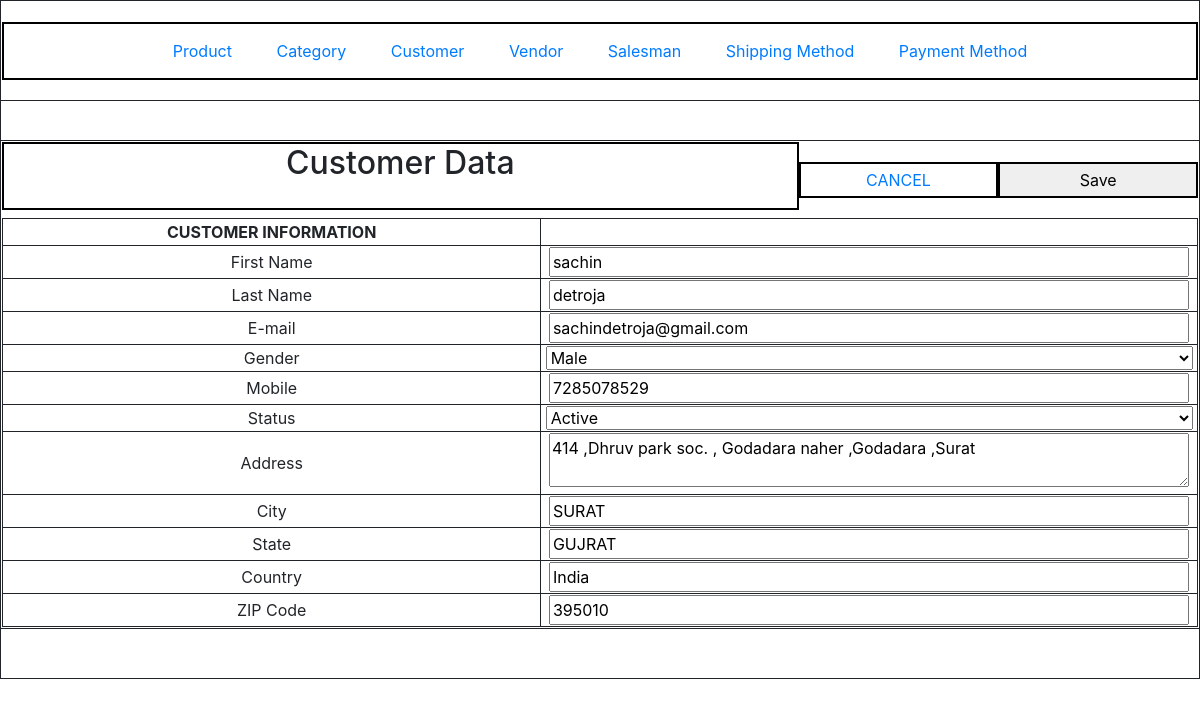
/index.php?c=customer&a=edit&customer_id=59, run on the app's committed database.
### tables this page shows
CREATE TABLE `customer` (
  `customer_id` int(11) NOT NULL,
  `first_name` varchar(10) NOT NULL,
  `last_name` varchar(10) NOT NULL,
  `email` varchar(25) NOT NULL,
  `mobile` varchar(15) NOT NULL,
  `gender` enum('male','female') NOT NULL,
  `status` tinyint(4) NOT NULL,
  `created_at` datetime DEFAULT NULL,
  `updated_at` datetime DEFAULT NULL
);

CREATE TABLE `customer_address` (
  `address_id` int(11) NOT NULL,
  `customer_address_id` int(11) DEFAULT NULL,
  `address` text NOT NULL,
  `city` varchar(10) NOT NULL,
  `state` varchar(10) NOT NULL,
  `country` varchar(10) NOT NULL,
  `zip_code` int(11) NOT NULL
);

### Block/Core/Templates.php (called while the page is built, shortened)
<?php
class Block_Core_Templates extends Model_Core_View
{
	protected $children = [];
	public function getChildren()
	{
		return $this->children;
	}
	public function addChild($key,$children)
	{
		$this->children[$key] = $children;
		return $this;
	}
}

### Model/Core/View.php (called while the page is built, shortened)
<?php
class Model_Core_View
{
	protected $template = null;
	protected $data = [];
	public function setData($data)
	{
		$this->data = $data;
		return $this;
	}
	public function getData($key)
	{
		return $this->data[$key];
	}
	public function setTemplate($template)
	{
		$this->template = $template;
		return $this;
	}
	public function getTemplate()
	{
		return $this->template;
	}
	public function render()
	{
		require_once 'View'.DS.$this->getTemplate();
	}
	public function getUrl($action = null,$controller = null,$params=null,$resetParam = false)
	{
		return Ccc::getModel('Core_Url')->getUrl($action,$controller,$params,$resetParam);
	}
}
?>

### Controller/Customer.php (called while the page is built, shortened)
<?php
class Controller_Customer extends Controller_Core_Action
{
	public function editAction()
	{
		try {
			if (!($customerId = $this->getRequest()->getParams('customer_id'))) {
				$this->errorAction('Invalid request!!!');
			}
			if (!($customer = Ccc::getModel('Customer')->load($customerId)) || !($address = Ccc::getModel('Customer_Address')->load($customerId,'customer_address_id'))) {
				$this->errorAction('Data not found!!!');
			}
			$layout = $this->getLayout();
			$edit = $layout->creatBlock('Customer_Edit');
			$edit->setData(['customer'=>$customer,'address'=>$address]);
			$layout->getChild('content')->addChild('grid',$edit);
			$layout->render();
		} catch (Exception $e) {
			$this->getMessage()->addMessage($e->getMessage(),Model_Core_Message::FAILURE);
			$this->redirect('grid',null,[],true);
		}
	}
}
?>

### index.php (called while the page is built, shortened)
<?php
class Ccc
{
	public static function init()
	{
		$front = new Controller_Core_Front();
		$front->init();
	}
	public static function getModel($className)
	{
		return new $className();
	}
}
Ccc::init();
?>

### Model/Core/Table.php (called while the page is built, shortened)
<?php
class Model_Core_Table
{
	protected $data = [];
	public function __get($key)
	{
		if (array_key_exists($key,$this->data)) {
			return $this->data[$key];
		}
		return null;
	}
	public function getResource()
	{
		$resource = Ccc::getModel($this->resourceClass);
		return $resource;
	}
	public function setData(array $data)
	{
		$this->data = array_merge($this->data,$data);
		return $this;
	}
	public function load($id,$column=null)
	{
		$data = $this->getResource()->load($id,$column);
		return $this;
	}
}
?>

### Model/Core/Adapter.php (called while the page is built, shortened)
<?php
class Model_Core_Adapter
{
	public $serverName = 'localhost';
	public $userName = 'root';
	public $passWord = '';
	public $dbName = 'newmvc-udaykumar';
	public function connect()
	{
		$connect = mysqli_connect($this->serverName,$this->userName,$this->passWord,$this->dbName);
		return $connect;
	}
	public function fetchRow($query)
	{
		$connect = $this->connect();
		$result = $connect->query($query);
		return $result->fetch_assoc();
	}
}
?>

### Model/Core/Table/Resource.php (called while the page is built, shortened)
<?php
class Model_Core_Table_Resource
{
	public function getTableName()
	{
		return $this->tableName;
	}
	public function getPrimaryKey()
	{
		return $this->primaryKey;
	}
	public function getAdapter()
	{
		$adapter = new Model_Core_Adapter();
		return $adapter;
	}
	public function load($id,$column = null)
	{
		$adapter = $this->getAdapter();
		if (!$column) {
			$column = $this->getPrimaryKey();
		}
		$query = 'SELECT * FROM `'.$this->getTableName().'` WHERE `'.$column.'` = "'.$id.'"';
		$result = $adapter->fetchRow($query);
		return $result;
	}
}
?>

### Model/Core/Url.php (called while the page is built, shortened)
<?php
class Model_Core_Url
{
	public function getUrl($action=null,$controller=null,$params=null,$resetParam=false)
	{
		$request = new Model_Core_Request();
		$queryStringArray = [];
		if (!$resetParam) {
			$queryStringArray = $request->getParams();
		}
		if($controller){
			$queryStringArray['c'] = $controller;
		}else{
			$queryStringArray['c'] = $request->getControllerName();
		}
		if($action){
			$queryStringArray['a'] = $action;
		}else{
			$queryStringArray['a'] = $request->getActionName();
		}
		if ($params) {
			$queryStringArray = array_merge($queryStringArray,$params);
		}
		$url = $_SERVER['REQUEST_SCHEME'].'://'.$_SERVER['HTTP_HOST'].trim($_SERVER['REQUEST_URI'],$_SERVER['QUERY_STRING']).http_build_query($queryStringArray);
		return $url;
	}
}
?>

### Model/Core/Request.php (called while the page is built, shortened)
<?php
class Model_Core_Request
{
	public function getParams($key = NULL, $value = NULL)
	{
		if ($key == NULL)
		{
			return $_GET;
		}
		if (array_key_exists($key, $_GET))
		{
			return $_GET[$key];
		}
		return $value;
	}
	public function getControllerName()
	{
		return $this->getParams('c','product');
	}
}
?>

### Model/Customer/Resource.php (called while the page is built, shortened)
<?php
class Model_Customer_Resource extends Model_Core_Table_Resource
{
    public function getStatusOptions()
    {
        return [
            self::STATUS_ACTIVE => self::STATUS_ACTIVE_LBL,
            self::STATUS_INACTIVE => self::STATUS_INACTIVE_LBL
        ];
    }
}
?>

### Model/Customer.php (called while the page is built, shortened)
<?php
class Model_Customer extends Model_Core_Table
{
    public function getStatus()
    {
        if ($this->status) {
            return $this->status;
        }
        return Model_Customer_Resource::STATUS_DEFAULT;
    }
}
?>

### View/customer/edit.phtml (the view, shortened to what this page needs)
<?php
$customer = $this->getData('customer');
$address = $this->getData('address');
?>
<form method="POST" action=<?php echo $this->getUrl('save',null,['customer_id'=>$customer->customer_id,'address_id'=>$address->address_id],true); ?>>
	<div class="head_container">
		<h2 class="edit_heading">Customer Data</h2>
		<a class="cancel_link" type="cancel" href=<?php echo $this->getUrl('grid',null,null,true); ?>>CANCEL</a>
		<input class="save_link" type="submit" value="Save">
	</div>
	<div class="tabel_container">
		<table>
			<tr>
				<th>CUSTOMER INFORMATION</th>
			</tr>
			<tr>
				<td>First Name</td>
				<td> <input type="text" name="customer[first_name]" value=<?php echo $customer->first_name; ?>> </td>
			</tr>
			<tr>
				<td>Last Name</td>
				<td> <input type="text" name="customer[last_name]" value=<?php echo $customer->last_name; ?>> </td>
			</tr>
			<tr>
				<td>E-mail</td>
				<td> <input type="text" name="customer[email]" value=<?php echo $customer->email; ?>> </td>
			</tr>
			<tr>
				<td>Gender</td>
				<td>
					<select name="customer[gender]">
						<option value="male" <?php if($customer->gender == "male") echo "SELECTED";?>>Male</option>
					</select>
				</td>
			</tr>
			<tr>
				<td>Mobile</td>
				<td> <input type="number" name="customer[mobile]" value=<?php echo $customer->mobile; ?>> </td>
			</tr>
			<tr>
				<td>Status</td>
				<td>
					<select name="customer[status]">
						<?php foreach (Ccc::getModel('Customer_Resource')->getStatusOptions() as $key => $value) : ?>
						<option value="<?php echo $key; ?>" <?php echo ($customer->getStatus() == $key) ? 'selected' : ''; ?>><?php echo $value; ?></option>
						<?php endforeach;?>
					</select>
				</td>
			</tr>
			<tr>
				<td>Address</td>
				<td><textarea name="address[address]"><?php echo $address->address; ?></textarea></td>
			</tr>
			<tr>
				<td>City</td>
				<td><input type="text" name="address[city]" value=<?php echo $address->city; ?>></textarea></td>
			</tr>
			<tr>
				<td>State</td>
				<td><input type="text" name="address[state]" value=<?php echo $address->state; ?>></textarea></td>
			</tr>
			<tr>
				<td>Country</td>
				<td><input type="text" name="address[country]" value=<?php echo $address->country; ?>></textarea></td>
			</tr>
			<tr>
				<td>ZIP Code</td>
				<td><input type="number" name="address[zip_code]" value=<?php echo $address->zip_code; ?>></textarea></td>
			</tr>
		</table>
	</div>
</form>

### View/html/content.phtml
<?php
foreach ($this->getChildren() as $block) {
	$block->render();
}
?>

### skin/css/style.css (style rules this page uses)
table { border: 1px solid; text-align: center; width: 100%; }
th, td { border: 1px solid; text-align: center; }
input { width: 98%; }
textarea { width: 98%; }
select { width: 99%; }
.head_container { display: flex; flex-direction: row; justify-content: center; }
.tabel_container { display: flex; flex-direction: column; justify-content: center; }
.cancel_link { width: 20%; border: 2px solid black; text-align: center; margin: 20px 0; padding: 4px 0; text-decoration: none; }
.save_link { width: 20%; border: 2px solid black; text-align: center; margin: 20px 0; padding: 4px 0; text-decoration: none; }
.edit_heading { width: 80%; border: 2px solid black; text-align: center; }

### data on the page
customer: first_name "sachin", last_name "detroja", email "sachindetroja@gmail.com", mobile "7285078529", status "Active"
customer_address: address "414 ,Dhruv park soc. , Godadara naher ,Godadara ,Surat", city "SURAT", state "GUJRAT", country "India", zip_code "395010"
